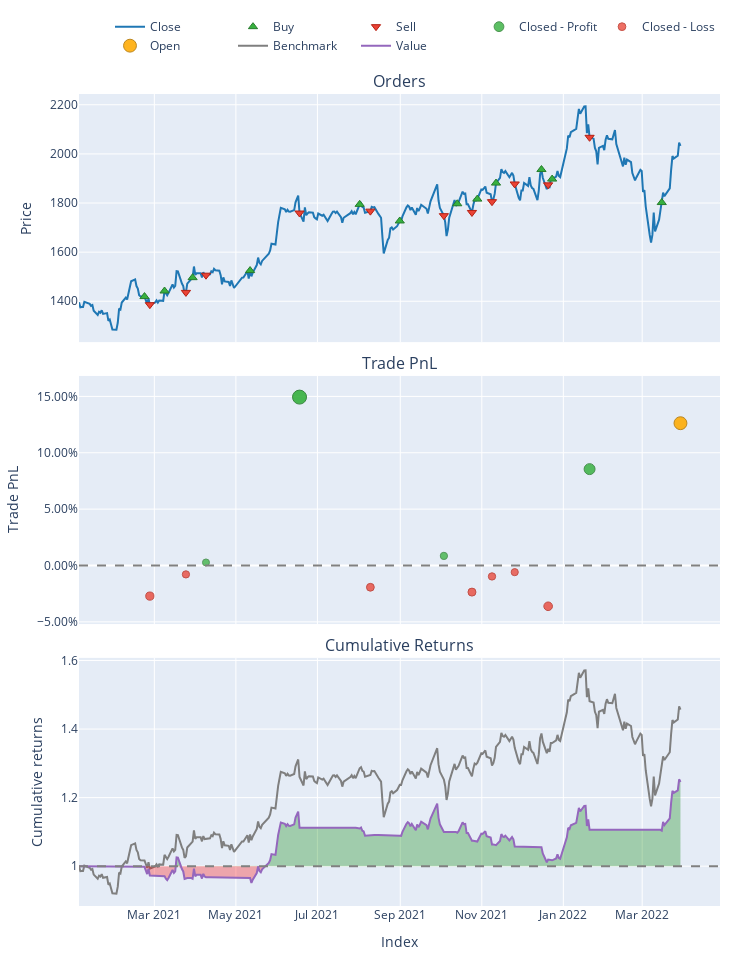

Here is the notebook cell this chart was saved with:
### Code cell
import vectorbt as vbt
import pandas as pd
import talib as ta

# --- データ取得（トヨタ株） ---
price = vbt.YFData.download("7203.T", start="2021-01-01", end="2022-03-31").get("Close")
if isinstance(price, pd.DataFrame) and isinstance(price.columns, pd.MultiIndex):
    price = price.iloc[:, 0]

# --- MACD計算 ---
macd, macdsignal, _ = ta.MACD(price, fastperiod=12, slowperiod=26, signalperiod=9)

# --- エントリー/エグジット シグナル ---
entries = (macd > macdsignal).fillna(False)
exits = (macd < macdsignal).fillna(False)

# --- バックテスト実行 ---
pf = vbt.Portfolio.from_signals(price, entries, exits, init_cash=10000, fees=0.002)

# --- 結果表示 ---
print(pf.stats())
pf.plot().show()

### Figure 1 — Plotly figure (JSON) as saved in the notebook; plotly's stock layout.template omitted (floating-point values rounded to 4 significant figures; data arrays with more than 128 entries replaced by an {"elided": "..."} marker saying what was removed)
{"data": [{"legendgroup": "0", "line": {"color": "#1f77b4"}, "name": "Close", "showlegend": true, "type": "scatter", "uid": "425fb9c9-c4bb-4b7d-9c05-09ca69a567d6", "x": {"elided": "303 str values"}, "xaxis": "x", "y": {"elided": "303 float values"}, "yaxis": "y"}, {"customdata": [[0, 7.033, 19.96], [2, 6.734, 19.42], [4, 6.439, 19.27], [6, 6.334, 19.32], [8, 6.185, 22.2], [10, 6.303, 21.77], [12, 6.109, 21.95], [14, 5.902, 21.44], [16, 5.643, 21.23], [18, 5.449, 21.1], [20, 5.36, 20.34], [22, 6.126, 22.08]], "hovertemplate": "Order Id: %{customdata[0]}<br>Timestamp: %{x}<br>Price: %{y}<br>Size: %{customdata[1]:.6f}<br>Fees: %{customdata[2]:.6f}", "legendgroup": "1", "marker": {"color": "#37B13F", "line": {"color": "rgb(38,123,44)", "width": 1}, "size": 8, "symbol": "triangle-up"}, "mode": "markers", "name": "Buy", "type": "scatter", "uid": "74c2b081-d3a7-4e22-99b5-6965c346ee5e", "x": ["2021-02-21T15:00:00+00:00", "2021-03-08T15:00:00+00:00", "2021-03-29T15:00:00+00:00", "2021-05-11T15:00:00+00:00", "2021-08-01T15:00:00+00:00", "2021-08-31T15:00:00+00:00", "2021-10-13T15:00:00+00:00", "2021-10-28T15:00:00+00:00", "2021-11-11T15:00:00+00:00", "2021-12-15T15:00:00+00:00", "2021-12-23T15:00:00+00:00", "2022-03-15T15:00:00+00:00"], "xaxis": "x", "y": [1419.0, 1442.0, 1496.0, 1525.0, 1795.0, 1727.0, 1797.0, 1816.0, 1881.0, 1936.0, 1897.0, 1802.0], "yaxis": "y"}, {"customdata": [[1, 7.033, 19.5], [3, 6.734, 19.34], [5, 6.439, 19.4], [7, 6.334, 22.29], [9, 6.185, 21.86], [11, 6.303, 22.04], [13, 6.109, 21.52], [15, 5.902, 21.31], [17, 5.643, 21.19], [19, 5.449, 20.42], [21, 5.36, 22.17]], "hovertemplate": "Order Id: %{customdata[0]}<br>Timestamp: %{x}<br>Price: %{y}<br>Size: %{customdata[1]:.6f}<br>Fees: %{customdata[2]:.6f}", "legendgroup": "2", "marker": {"color": "#EA4335", "line": {"color": "rgb(181,31,18)", "width": 1}, "size": 8, "symbol": "triangle-down"}, "mode": "markers", "name": "Sell", "type": "scatter", "uid": "e091a381-6513-408d-8b6f-d668d07eb4a1", "x": ["2021-02-25T15:00:00+00:00", "2021-03-24T15:00:00+00:00", "2021-04-08T15:00:00+00:00", "2021-06-17T15:00:00+00:00", "2021-08-09T15:00:00+00:00", "2021-10-03T15:00:00+00:00", "2021-10-24T15:00:00+00:00", "2021-11-08T15:00:00+00:00", "2021-11-25T15:00:00+00:00", "2021-12-20T15:00:00+00:00", "2022-01-20T15:00:00+00:00"], "xaxis": "x", "y": [1386.0, 1436.0, 1506.0, 1759.0, 1767.0, 1749.0, 1762.0, 1806.0, 1878.0, 1874.0, 2068.0], "yaxis": "y"}, {"customdata": [[2, 2, 25.85, 0.002684], [3, 3, 1443.0, 0.1494], [5, 5, 92.56, 0.008504], [10, 10, 869.5, 0.08549]], "hovertemplate": "Exit Trade Id: %{customdata[0]}<br>Position Id: %{customdata[1]}<br>Exit Timestamp: %{x}<br>PnL: %{customdata[2]:.6f}<br>Return: %{customdata[3]:.2%}", "legendgroup": "3", "marker": {"color": "#37B13F", "line": {"color": "rgb(38,123,44)", "width": 1}, "opacity": [0.75, 0.9, 0.756, 0.8347], "size": [7, 14, 7.278, 10.95], "symbol": "circle"}, "mode": "markers", "name": "Closed - Profit", "type": "scatter", "uid": "48cbe03b-6840-4949-8849-2a6a26975685", "x": ["2021-04-08T15:00:00+00:00", "2021-06-17T15:00:00+00:00", "2021-10-03T15:00:00+00:00", "2022-01-20T15:00:00+00:00"], "xaxis": "x2", "y": [0.002684, 0.1494, 0.008504, 0.08549], "yaxis": "y2"}, {"customdata": [[0, 0, -271.0, -0.02715], [1, 1, -76.7, -0.0079], [4, 4, -214.5, -0.01932], [6, 6, -259.1, -0.0236], [7, 7, -104.2, -0.00972], [8, 8, -62.85, -0.005921], [9, 9, -381.8, -0.03619]], "hovertemplate": "Exit Trade Id: %{customdata[0]}<br>Position Id: %{customdata[1]}<br>Exit Timestamp: %{x}<br>PnL: %{customdata[2]:.6f}<br>Return: %{customdata[3]:.2%}", "legendgroup": "4", "marker": {"color": "#EA4335", "line": {"color": "rgb(181,31,18)", "width": 1}, "opacity": [0.775, 0.7553, 0.767, 0.7714, 0.7572, 0.7533, 0.7843], "size": [8.168, 7.249, 7.794, 7.998, 7.336, 7.154, 8.598], "symbol": "circle"}, "mode": "markers", "name": "Closed - Loss", "type": "scatter", "uid": "6181a02c-95f5-4cce-93b6-690a6be9b079", "x": ["2021-02-25T15:00:00+00:00", "2021-03-24T15:00:00+00:00", "2021-08-09T15:00:00+00:00", "2021-10-24T15:00:00+00:00", "2021-11-08T15:00:00+00:00", "2021-11-25T15:00:00+00:00", "2021-12-20T15:00:00+00:00"], "xaxis": "x2", "y": [-0.02715, -0.0079, -0.01932, -0.0236, -0.00972, -0.005921, -0.03619], "yaxis": "y2"}, {"customdata": [[11, 11, 1393.0, 0.1262]], "hovertemplate": "Exit Trade Id: %{customdata[0]}<br>Position Id: %{customdata[1]}<br>Exit Timestamp: %{x}<br>PnL: %{customdata[2]:.6f}<br>Return: %{customdata[3]:.2%}", "legendgroup": "5", "marker": {"color": "#FFAA00", "line": {"color": "rgb(178,118,0)", "width": 1}, "opacity": [0.8763], "size": [12.9], "symbol": "circle"}, "mode": "markers", "name": "Open", "type": "scatter", "uid": "e4b49276-b012-47a5-bddf-42f4c329338c", "x": ["2022-03-29T15:00:00+00:00"], "xaxis": "x2", "y": [0.1262], "yaxis": "y2"}, {"legendgroup": "6", "line": {"color": "#7f7f7f"}, "name": "Benchmark", "showlegend": true, "type": "scatter", "uid": "1a60c438-7ddb-47ad-a46e-ea7c4de7d150", "x": {"elided": "303 str values"}, "xaxis": "x3", "y": {"elided": "303 float values"}, "yaxis": "y3"}, {"hoverinfo": "skip", "legendgroup": "7", "line": {"color": "rgba(0, 0, 0, 0)", "width": 0}, "opacity": 0, "showlegend": false, "type": "scatter", "uid": "058ab68e-f992-4dce-a03c-76e4c8da2af9", "x": {"elided": "303 str values"}, "xaxis": "x3", "y": {"elided": "303 int values"}, "yaxis": "y3"}, {"connectgaps": false, "fill": "tonexty", "fillcolor": "rgba(0, 128, 0, 0.3)", "hoverinfo": "skip", "legendgroup": "7", "line": {"color": "rgba(0, 0, 0, 0)", "width": 0}, "opacity": 0, "showlegend": false, "type": "scatter", "uid": "f158abe2-269b-4427-8642-0a77337d7783", "x": {"elided": "303 str values"}, "xaxis": "x3", "y": {"elided": "303 float values"}, "yaxis": "y3"}, {"hoverinfo": "skip", "legendgroup": "7", "line": {"color": "rgba(0, 0, 0, 0)", "width": 0}, "opacity": 0, "showlegend": false, "type": "scatter", "uid": "0e947d9c-252a-412d-b0fb-f6303e987d59", "x": {"elided": "303 str values"}, "xaxis": "x3", "y": {"elided": "303 int values"}, "yaxis": "y3"}, {"connectgaps": false, "fill": "tonexty", "fillcolor": "rgba(255, 0, 0, 0.3)", "hoverinfo": "skip", "legendgroup": "7", "line": {"color": "rgba(0, 0, 0, 0)", "width": 0}, "opacity": 0, "showlegend": false, "type": "scatter", "uid": "d3b60c77-53a6-4557-8f21-7e0f5f20e14b", "x": {"elided": "303 str values"}, "xaxis": "x3", "y": {"elided": "303 float values"}, "yaxis": "y3"}, {"legendgroup": "8", "line": {"color": "#9467bd"}, "name": "Value", "showlegend": true, "type": "scatter", "uid": "59eb5054-0803-4331-a88f-9afbe7a7a99d", "x": {"elided": "303 str values"}, "xaxis": "x3", "y": {"elided": "303 float values"}, "yaxis": "y3"}, {"hoverinfo": "skip", "legendgroup": "7", "line": {"color": "rgba(0, 0, 0, 0)", "width": 0}, "opacity": 0, "showlegend": false, "type": "scatter", "uid": "5cdc6c46-ce8d-454e-abcf-543915d5a04c", "x": {"elided": "303 str values"}, "xaxis": "x3", "y": {"elided": "303 int values"}, "yaxis": "y3"}], "layout": {"annotations": [{"font": {"size": 16}, "showarrow": false, "text": "Orders", "x": 0.5, "xanchor": "center", "xref": "paper", "y": 1, "yanchor": "bottom", "yref": "paper"}, {"font": {"size": 16}, "showarrow": false, "text": "Trade PnL", "x": 0.5, "xanchor": "center", "xref": "paper", "y": 0.6528, "yanchor": "bottom", "yref": "paper"}, {"font": {"size": 16}, "showarrow": false, "text": "Cumulative Returns", "x": 0.5, "xanchor": "center", "xref": "paper", "y": 0.3056, "yanchor": "bottom", "yref": "paper"}], "height": 960, "legend": {"orientation": "h", "traceorder": "normal", "x": 1, "xanchor": "right", "y": 1.042, "yanchor": "bottom"}, "margin": {"b": 30, "l": 30, "r": 30, "t": 30}, "shapes": [{"line": {"color": "gray", "dash": "dash"}, "type": "line", "x0": 0, "x1": 1, "xref": "paper", "y0": 0, "y1": 0, "yref": "y2"}, {"line": {"color": "gray", "dash": "dash"}, "type": "line", "x0": 0, "x1": 1, "xref": "paper", "y0": 1, "y1": 1, "yref": "y3"}], "showlegend": true, "width": 750, "xaxis": {"anchor": "y", "domain": [0, 1], "matches": "x3", "showticklabels": false}, "xaxis2": {"anchor": "y2", "domain": [0, 1], "matches": "x3", "showticklabels": false}, "xaxis3": {"anchor": "y3", "domain": [0, 1], "title": {"text": "Index"}}, "yaxis": {"anchor": "x", "domain": [0.6944, 1], "title": {"text": "Price"}}, "yaxis2": {"anchor": "x2", "domain": [0.3472, 0.6528], "tickformat": ".2%", "title": {"text": "Trade PnL"}}, "yaxis3": {"anchor": "x3", "domain": [0, 0.3056], "title": {"text": "Cumulative returns"}}}}
